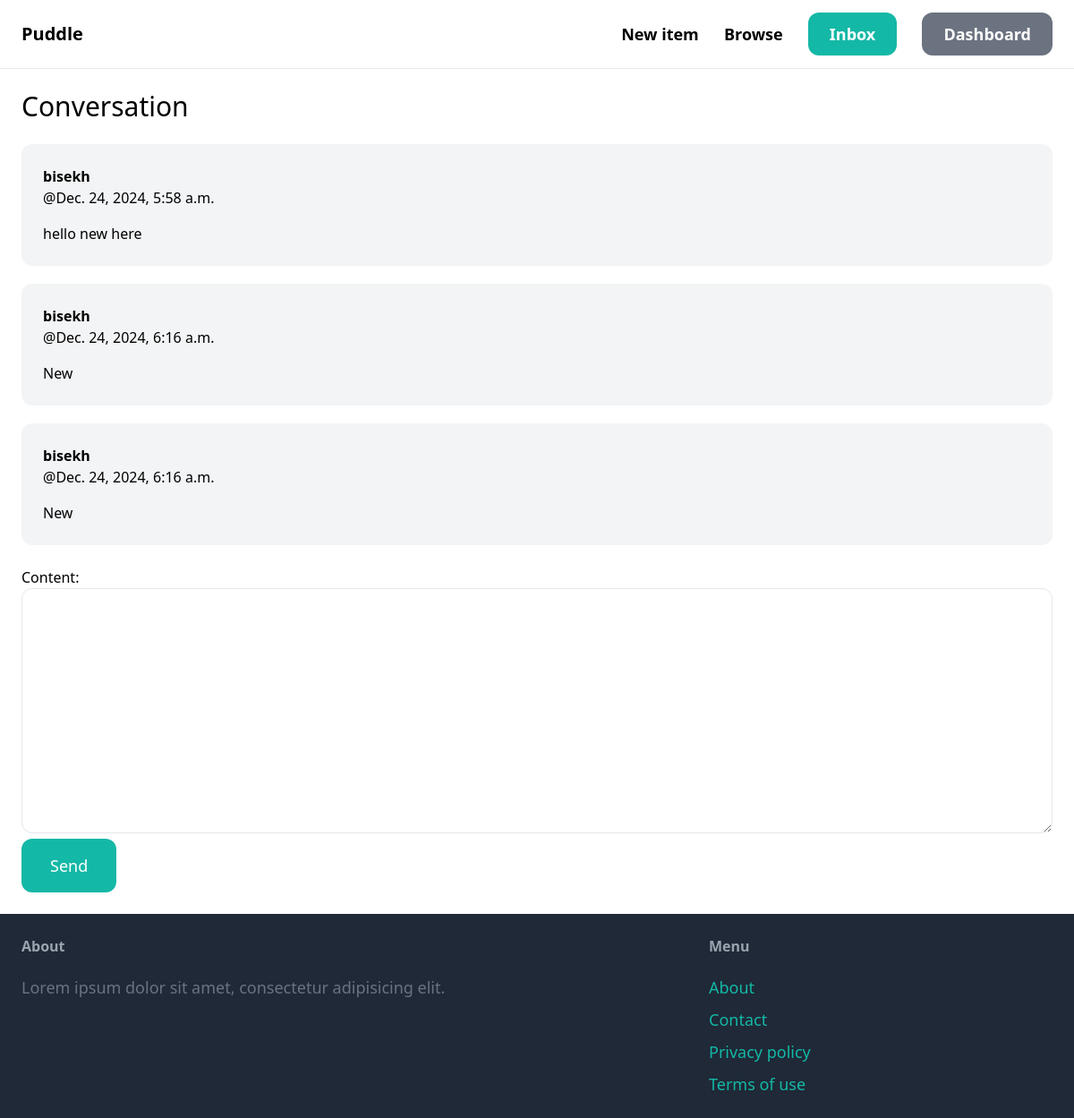
Screenshot of /inbox/1/ (signed in) with the database file from the repository.
### conversation/models.py (models this page shows)
class ConversationMessage(models.Model):
    conversation = models.ForeignKey(Conversation,related_name='messages',on_delete=models.CASCADE)
    content = models.TextField()
    created_at = models.DateTimeField(auto_now_add=True)
    created_by = models.ForeignKey(User,related_name='created_messages',on_delete=models.CASCADE)

### conversation/views.py (the view)
# urls.py: path('<int:pk>/',views.detail,name='details'),
@login_required
def detail(request,pk):
    conversation = Conversation.objects.filter(members__in=[request.user.id]).get(pk=pk)
    if request.method == "POST":
        form = ConversationMessageForm(request.POST)
        if form.is_valid():
            conversation_message = form.save(commit=False)
            conversation_message.conversation = conversation
            conversation_message.created_by = request.user
            conversation_message.save()
            conversation.save()
            return redirect('conversation:details',pk=pk)
    else:
        form = ConversationMessageForm()
    return render(request,'conversation/details.html',{
        'conversation':conversation,
        'form':form
    })

### conversation/forms.py
class ConversationMessageForm(forms.ModelForm):
    class Meta:
        model = ConversationMessage
        fields = ('content',)
        widgets = {
            'content':forms.Textarea(attrs={
                'class':'w-full py-4 px-6 rounded-xl border'
            })
        }

### conversation/templates/conversation/details.html (shortened to what this page needs)
{% extends 'core/base.html' %}
{% block content %}
<h1 class="mb-6 text-3xl">Conversation</h1>
<div class="spac-y-6">
  {% for message in conversation.messages.all %}
  <div
    class="p-6 flex mt-5 {% if message.created_by == request.user%} bg-blue-100 {% else %} bg-gray-100 {%endif%} rounded-xl"
  >
    <div class="pr-6">
      <div>
        <p class="mb-4">
          <strong>{{ message.created_by.username }}</strong>
          <br />
          @{{message.created_at }}
        </p>
        <p>{{message.content}}</p>
      </div>
    </div>
  </div>
  {% endfor %}
</div>
<form action="." method="post" class="mt-6">
  {%csrf_token%} {{form.as_p}}
  <button
    class="py-4 px-8 text-lg bg-teal-500 hover:bg-teal-700 rounded-xl text-white"
  >
    Send
  </button>
</form>
{% endblock %}

### rows the page displays
ConversationMessage: created_by.username "bisekh", created_at "Dec. 24, 2024, 5:58 a.m.", content "hello new here"
ConversationMessage: created_by.username "bisekh", created_at "Dec. 24, 2024, 6:16 a.m.", content "New"
ConversationMessage: created_by.username "bisekh", created_at "Dec. 24, 2024, 6:16 a.m.", content "New"
